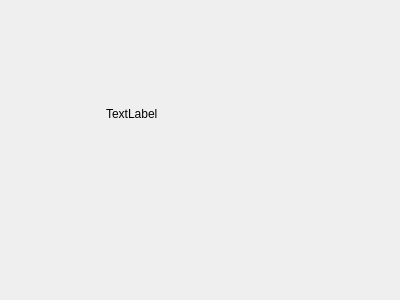
<?xml version="1.0" encoding="UTF-8"?>
<ui version="4.0">
 <class>ChatBubbleUser</class>
 <widget class="QWidget" name="ChatBubbleUser">
  <property name="geometry">
   <rect>
    <x>0</x>
    <y>0</y>
    <width>400</width>
    <height>300</height>
   </rect>
  </property>
  <property name="windowTitle">
   <string>Form</string>
  </property>
  <widget class="QWidget" name="horizontalLayoutWidget">
   <property name="geometry">
    <rect>
     <x>100</x>
     <y>100</y>
     <width>112</width>
     <height>28</height>
    </rect>
   </property>
   <layout class="QHBoxLayout" name="bubbleLayout">
    <property name="leftMargin">
     <number>6</number>
    </property>
    <property name="topMargin">
     <number>6</number>
    </property>
    <property name="rightMargin">
     <number>6</number>
    </property>
    <property name="bottomMargin">
     <number>6</number>
    </property>
    <item>
     <widget class="QLabel" name="labelMessage">
      <property name="minimumSize">
       <size>
        <width>100</width>
        <height>0</height>
       </size>
      </property>
      <property name="maximumSize">
       <size>
        <width>400</width>
        <height>16777215</height>
       </size>
      </property>
      <property name="text">
       <string>TextLabel</string>
      </property>
      <property name="wordWrap">
       <bool>true</bool>
      </property>
     </widget>
    </item>
   </layout>
  </widget>
 </widget>
 <resources/>
 <connections/>
</ui>
